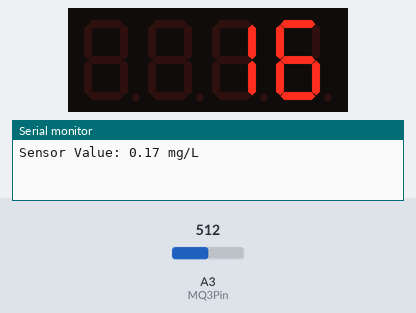
Bench run of a sketch on a simulated Arduino Uno, built with avr-gcc and run on an emulated ATmega328P. Shown: 4-digit seven-segment display, the last lines printed to the serial monitor. The inputs (shaded band) are chosen by the test bench; at power-on: A3 (MQ3Pin) = 512.

Above: at 2.2 s.
2.3 s: A3 (MQ3Pin) set to 0
At 4.2 s:
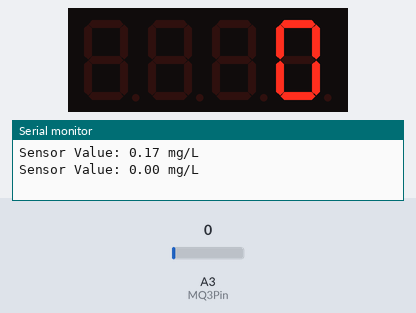
5.0 s: A3 (MQ3Pin) set to 122
At 5.9 s:
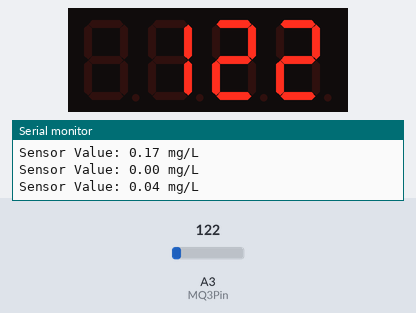
7.7 s: A3 (MQ3Pin) set to 306
At 9.9 s:
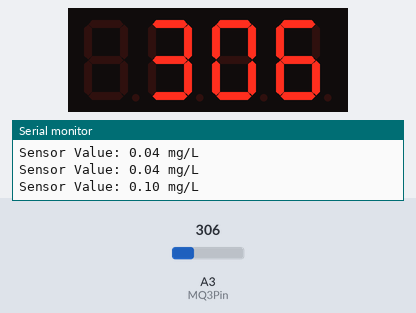
Timing chart, 0 to 11.4 s (numbered marks = the images above; inputs shaded):
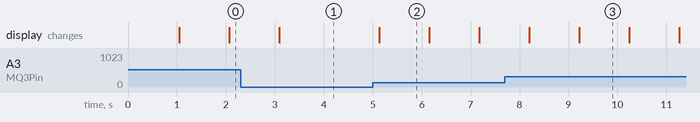

The sketch:

ArduinoCode.ino
```cpp
// Include the library:
#include <TM1637Display.h>

// Define the connections pins:
#define CLK 2
#define DIO 3
#define MQ3Pin A3

// Create display object of type TM1637Display:
TM1637Display display = TM1637Display(CLK, DIO);

void setup() {
  Serial.begin(9600); // sets the serial port to 9600
  // Clear the display:
  display.clear();
  display.setBrightness(7);
  delay(1000);
}

void loop() {

 //waarde inlezen
 float alcoholWaarde = analogRead(MQ3Pin);

 // ingelezen waarde omrekenen naar mg/L
 float v = (alcoholWaarde /10) * (5.0/1024.0);
 float mgL= 0.67 * v;

 int value = mgL*100;


 //Waarde printen
 Serial.print("Sensor Value: ");
 Serial.print(mgL);
 Serial.print(" mg/L");
 Serial.println();

 // waarde laten zien op 7segement display
 display.showNumberDec(alcoholWaarde);
 delay(1000);
 display.showNumberDec(value);
 delay(1000);


}
```

Measured:
- after the input at 2.3 s, the display: changes after 0.79 s (image 1)
- after the input at 5.0 s, the display: changes after 0.13 s (image 2)
- after the input at 7.7 s, the display: first differs from a run without the input after 1.5 s (image 3)
- what the display in image 2 shows lasts 1.1 s, from 5.1 s to 6.2 s
